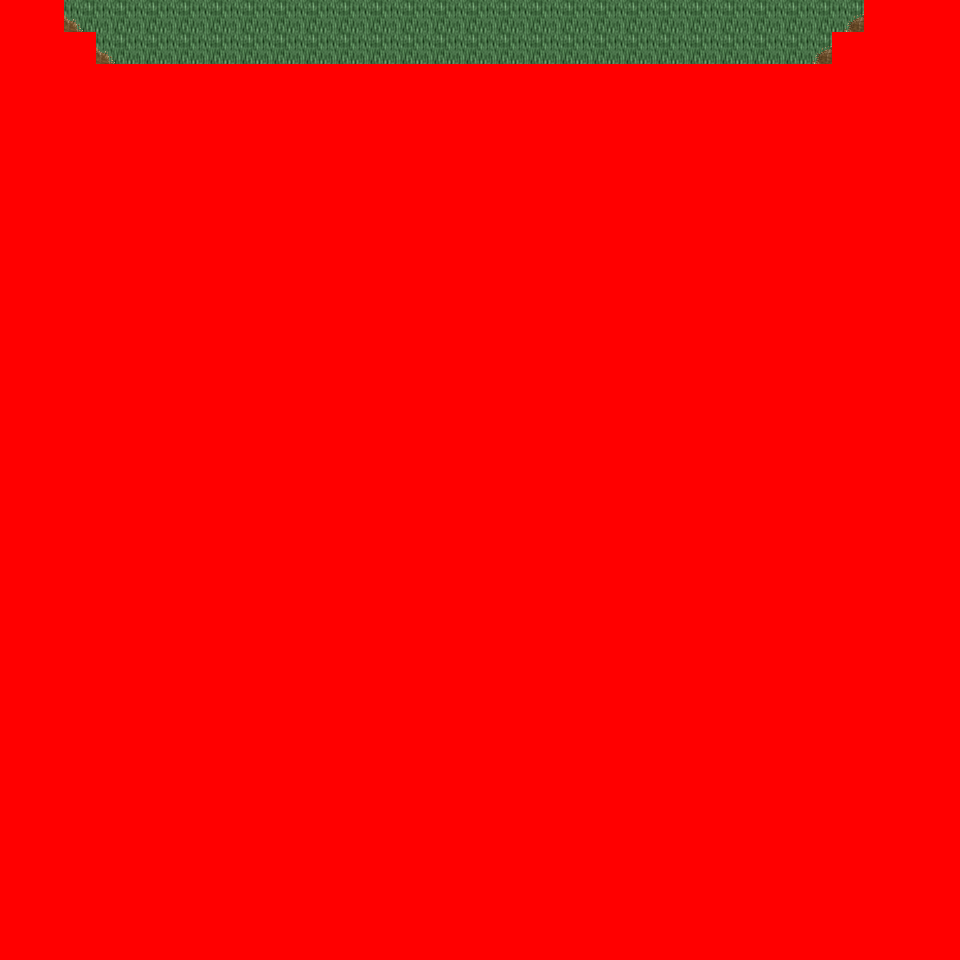

A 2D game scene composited from a Tiled map and its tileset images. What follows is a short description and the map's XML, with each tile layer's data collapsed to a summary:
An orthogonal 30x30 tile map with 32x32 px tiles, 6 tile layers (Ground, Object, Object2, Above, ...), 8 tilesets and 1 object (mapchange).

<map version="1.0" orientation="orthogonal" renderorder="right-down" width="30" height="30" tilewidth="32" tileheight="32" nextobjectid="2">
  <tileset firstgid="1" name="tileset_logic_collision" tilewidth="32" tileheight="32" tilecount="1" columns="1">
    <image source="../drawable/tileset_logic_collision.png" width="32" height="32" />
  </tileset>
  <tileset firstgid="2" name="tileset_ground_ground" tilewidth="32" tileheight="32" tilecount="33" columns="3">
    <image source="../drawable/tileset_ground_ground.png" width="96" height="352" />
  </tileset>
  <tileset firstgid="35" name="tileset_ground_ridge_earth_pale" tilewidth="32" tileheight="32" tilecount="96" columns="12">
    <image source="../drawable/tileset_ground_ridge_earth_pale.png" width="384" height="256" />
  </tileset>
  <tileset firstgid="131" name="tileset_ground_ridge_earth_dark" tilewidth="32" tileheight="32" tilecount="96" columns="12">
    <image source="../drawable/tileset_ground_ridge_earth_dark.png" width="384" height="256" />
  </tileset>
  <tileset firstgid="227" name="tileset_terrain_desert" tilewidth="32" tileheight="32" tilecount="88" columns="8">
    <image source="../drawable/tileset_terrain_desert.png" width="256" height="352" />
  </tileset>
  <tileset firstgid="315" name="tileset_plant_tree_tree_darkgreen" tilewidth="32" tileheight="32" tilecount="88" columns="8">
    <image source="../drawable/tileset_plant_tree_tree_darkgreen.png" width="256" height="352" />
  </tileset>
  <tileset firstgid="403" name="tileset_ground_sand_2" tilewidth="32" tileheight="32" tilecount="15" columns="5">
    <image source="../drawable/tileset_ground_sand_2.png" width="160" height="96" />
  </tileset>
  <tileset firstgid="418" name="tileset_plant_cactus_2" tilewidth="32" tileheight="32" tilecount="10" columns="5">
    <image source="../drawable/tileset_plant_cactus_2.png" width="160" height="64" />
  </tileset>
  <layer name="Ground" width="30" height="30">
    <data>[900 cells, 240 non-empty, 2 distinct tile ids]</data>
  </layer>
  <layer name="Object" width="30" height="30">
    <data>[900 cells, 92 non-empty, 11 distinct tile ids]</data>
  </layer>
  <layer name="Object2" width="30" height="30">
    <data>[900 cells, 0 non-empty, 0 distinct tile ids]</data>
  </layer>
  <layer name="Above" width="30" height="30">
    <data>[900 cells, 60 non-empty, 6 distinct tile ids]</data>
  </layer>
  <layer name="Above2" width="30" height="30">
    <data>[900 cells, 0 non-empty, 0 distinct tile ids]</data>
  </layer>
  <layer name="Walkable" width="30" height="30">
    <data>[900 cells, 852 non-empty, 1 distinct tile ids]</data>
  </layer>
  <objectgroup name="MapEvents">
    <object id="1" name="north" type="mapchange" x="64" y="0" width="800" height="32">
      <properties>
        <property name="map" value="0_ados_mountain_n2_w2_x0_y4" />
        <property name="place" value="south" />
      </properties>
    </object>
  </objectgroup>
</map>
